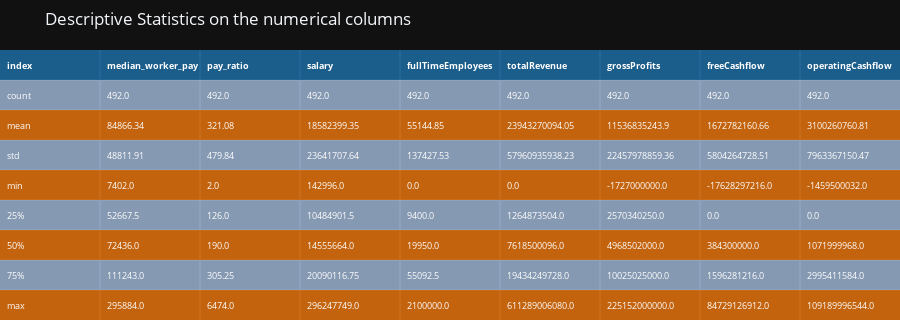

Source (notebook cell):
### Code cell
colorscale = [[0, '#1f77b4'],[.5, '#aec7e8'],[1, '#ff7f0e']]
fig = ff.create_table(round(df[num_cols].describe().reset_index(), 2), font_colors = ['white'], colorscale = colorscale)

for i in range(len(fig.layout.annotations)):
    fig.layout.annotations[i].font.size = 9
    
fig.update_layout(
    title_text = 'Descriptive Statistics on the numerical columns',
    margin = {'t':50},
    template= "plotly_dark"
)
    
fig.show()

### Figure 1 — Plotly figure (JSON) as saved in the notebook; plotly's stock layout.template omitted (floating-point values rounded to 4 significant figures)
{"data": [{"colorscale": [[0, "#1f77b4"], [0.5, "#aec7e8"], [1, "#ff7f0e"]], "hoverinfo": "none", "opacity": 0.75, "showscale": false, "type": "heatmap", "z": [[0, 0, 0, 0, 0, 0, 0, 0, 0], [0.5, 0.5, 0.5, 0.5, 0.5, 0.5, 0.5, 0.5, 0.5], [1, 1, 1, 1, 1, 1, 1, 1, 1], [0.5, 0.5, 0.5, 0.5, 0.5, 0.5, 0.5, 0.5, 0.5], [1, 1, 1, 1, 1, 1, 1, 1, 1], [0.5, 0.5, 0.5, 0.5, 0.5, 0.5, 0.5, 0.5, 0.5], [1, 1, 1, 1, 1, 1, 1, 1, 1], [0.5, 0.5, 0.5, 0.5, 0.5, 0.5, 0.5, 0.5, 0.5], [1, 1, 1, 1, 1, 1, 1, 1, 1]]}], "layout": {"annotations": [{"align": "left", "font": {"color": "white", "size": 9}, "showarrow": false, "text": "<b>index</b>", "x": -0.45, "xanchor": "left", "xref": "x", "y": 0, "yref": "y"}, {"align": "left", "font": {"color": "white", "size": 9}, "showarrow": false, "text": "<b>median_worker_pay</b>", "x": 0.55, "xanchor": "left", "xref": "x", "y": 0, "yref": "y"}, {"align": "left", "font": {"color": "white", "size": 9}, "showarrow": false, "text": "<b>pay_ratio</b>", "x": 1.55, "xanchor": "left", "xref": "x", "y": 0, "yref": "y"}, {"align": "left", "font": {"color": "white", "size": 9}, "showarrow": false, "text": "<b>salary</b>", "x": 2.55, "xanchor": "left", "xref": "x", "y": 0, "yref": "y"}, {"align": "left", "font": {"color": "white", "size": 9}, "showarrow": false, "text": "<b>fullTimeEmployees</b>", "x": 3.55, "xanchor": "left", "xref": "x", "y": 0, "yref": "y"}, {"align": "left", "font": {"color": "white", "size": 9}, "showarrow": false, "text": "<b>totalRevenue</b>", "x": 4.55, "xanchor": "left", "xref": "x", "y": 0, "yref": "y"}, {"align": "left", "font": {"color": "white", "size": 9}, "showarrow": false, "text": "<b>grossProfits</b>", "x": 5.55, "xanchor": "left", "xref": "x", "y": 0, "yref": "y"}, {"align": "left", "font": {"color": "white", "size": 9}, "showarrow": false, "text": "<b>freeCashflow</b>", "x": 6.55, "xanchor": "left", "xref": "x", "y": 0, "yref": "y"}, {"align": "left", "font": {"color": "white", "size": 9}, "showarrow": false, "text": "<b>operatingCashflow</b>", "x": 7.55, "xanchor": "left", "xref": "x", "y": 0, "yref": "y"}, {"align": "left", "font": {"color": "white", "size": 9}, "showarrow": false, "text": "count", "x": -0.45, "xanchor": "left", "xref": "x", "y": 1, "yref": "y"}, {"align": "left", "font": {"color": "white", "size": 9}, "showarrow": false, "text": "492.0", "x": 0.55, "xanchor": "left", "xref": "x", "y": 1, "yref": "y"}, {"align": "left", "font": {"color": "white", "size": 9}, "showarrow": false, "text": "492.0", "x": 1.55, "xanchor": "left", "xref": "x", "y": 1, "yref": "y"}, {"align": "left", "font": {"color": "white", "size": 9}, "showarrow": false, "text": "492.0", "x": 2.55, "xanchor": "left", "xref": "x", "y": 1, "yref": "y"}, {"align": "left", "font": {"color": "white", "size": 9}, "showarrow": false, "text": "492.0", "x": 3.55, "xanchor": "left", "xref": "x", "y": 1, "yref": "y"}, {"align": "left", "font": {"color": "white", "size": 9}, "showarrow": false, "text": "492.0", "x": 4.55, "xanchor": "left", "xref": "x", "y": 1, "yref": "y"}, {"align": "left", "font": {"color": "white", "size": 9}, "showarrow": false, "text": "492.0", "x": 5.55, "xanchor": "left", "xref": "x", "y": 1, "yref": "y"}, {"align": "left", "font": {"color": "white", "size": 9}, "showarrow": false, "text": "492.0", "x": 6.55, "xanchor": "left", "xref": "x", "y": 1, "yref": "y"}, {"align": "left", "font": {"color": "white", "size": 9}, "showarrow": false, "text": "492.0", "x": 7.55, "xanchor": "left", "xref": "x", "y": 1, "yref": "y"}, {"align": "left", "font": {"color": "white", "size": 9}, "showarrow": false, "text": "mean", "x": -0.45, "xanchor": "left", "xref": "x", "y": 2, "yref": "y"}, {"align": "left", "font": {"color": "white", "size": 9}, "showarrow": false, "text": "84866.34", "x": 0.55, "xanchor": "left", "xref": "x", "y": 2, "yref": "y"}, {"align": "left", "font": {"color": "white", "size": 9}, "showarrow": false, "text": "321.08", "x": 1.55, "xanchor": "left", "xref": "x", "y": 2, "yref": "y"}, {"align": "left", "font": {"color": "white", "size": 9}, "showarrow": false, "text": "18582399.35", "x": 2.55, "xanchor": "left", "xref": "x", "y": 2, "yref": "y"}, {"align": "left", "font": {"color": "white", "size": 9}, "showarrow": false, "text": "55144.85", "x": 3.55, "xanchor": "left", "xref": "x", "y": 2, "yref": "y"}, {"align": "left", "font": {"color": "white", "size": 9}, "showarrow": false, "text": "23943270094.05", "x": 4.55, "xanchor": "left", "xref": "x", "y": 2, "yref": "y"}, {"align": "left", "font": {"color": "white", "size": 9}, "showarrow": false, "text": "11536835243.9", "x": 5.55, "xanchor": "left", "xref": "x", "y": 2, "yref": "y"}, {"align": "left", "font": {"color": "white", "size": 9}, "showarrow": false, "text": "1672782160.66", "x": 6.55, "xanchor": "left", "xref": "x", "y": 2, "yref": "y"}, {"align": "left", "font": {"color": "white", "size": 9}, "showarrow": false, "text": "3100260760.81", "x": 7.55, "xanchor": "left", "xref": "x", "y": 2, "yref": "y"}, {"align": "left", "font": {"color": "white", "size": 9}, "showarrow": false, "text": "std", "x": -0.45, "xanchor": "left", "xref": "x", "y": 3, "yref": "y"}, {"align": "left", "font": {"color": "white", "size": 9}, "showarrow": false, "text": "48811.91", "x": 0.55, "xanchor": "left", "xref": "x", "y": 3, "yref": "y"}, {"align": "left", "font": {"color": "white", "size": 9}, "showarrow": false, "text": "479.84", "x": 1.55, "xanchor": "left", "xref": "x", "y": 3, "yref": "y"}, {"align": "left", "font": {"color": "white", "size": 9}, "showarrow": false, "text": "23641707.64", "x": 2.55, "xanchor": "left", "xref": "x", "y": 3, "yref": "y"}, {"align": "left", "font": {"color": "white", "size": 9}, "showarrow": false, "text": "137427.53", "x": 3.55, "xanchor": "left", "xref": "x", "y": 3, "yref": "y"}, {"align": "left", "font": {"color": "white", "size": 9}, "showarrow": false, "text": "57960935938.23", "x": 4.55, "xanchor": "left", "xref": "x", "y": 3, "yref": "y"}, {"align": "left", "font": {"color": "white", "size": 9}, "showarrow": false, "text": "22457978859.36", "x": 5.55, "xanchor": "left", "xref": "x", "y": 3, "yref": "y"}, {"align": "left", "font": {"color": "white", "size": 9}, "showarrow": false, "text": "5804264728.51", "x": 6.55, "xanchor": "left", "xref": "x", "y": 3, "yref": "y"}, {"align": "left", "font": {"color": "white", "size": 9}, "showarrow": false, "text": "7963367150.47", "x": 7.55, "xanchor": "left", "xref": "x", "y": 3, "yref": "y"}, {"align": "left", "font": {"color": "white", "size": 9}, "showarrow": false, "text": "min", "x": -0.45, "xanchor": "left", "xref": "x", "y": 4, "yref": "y"}, {"align": "left", "font": {"color": "white", "size": 9}, "showarrow": false, "text": "7402.0", "x": 0.55, "xanchor": "left", "xref": "x", "y": 4, "yref": "y"}, {"align": "left", "font": {"color": "white", "size": 9}, "showarrow": false, "text": "2.0", "x": 1.55, "xanchor": "left", "xref": "x", "y": 4, "yref": "y"}, {"align": "left", "font": {"color": "white", "size": 9}, "showarrow": false, "text": "142996.0", "x": 2.55, "xanchor": "left", "xref": "x", "y": 4, "yref": "y"}, {"align": "left", "font": {"color": "white", "size": 9}, "showarrow": false, "text": "0.0", "x": 3.55, "xanchor": "left", "xref": "x", "y": 4, "yref": "y"}, {"align": "left", "font": {"color": "white", "size": 9}, "showarrow": false, "text": "0.0", "x": 4.55, "xanchor": "left", "xref": "x", "y": 4, "yref": "y"}, {"align": "left", "font": {"color": "white", "size": 9}, "showarrow": false, "text": "-1727000000.0", "x": 5.55, "xanchor": "left", "xref": "x", "y": 4, "yref": "y"}, {"align": "left", "font": {"color": "white", "size": 9}, "showarrow": false, "text": "-17628297216.0", "x": 6.55, "xanchor": "left", "xref": "x", "y": 4, "yref": "y"}, {"align": "left", "font": {"color": "white", "size": 9}, "showarrow": false, "text": "-1459500032.0", "x": 7.55, "xanchor": "left", "xref": "x", "y": 4, "yref": "y"}, {"align": "left", "font": {"color": "white", "size": 9}, "showarrow": false, "text": "25%", "x": -0.45, "xanchor": "left", "xref": "x", "y": 5, "yref": "y"}, {"align": "left", "font": {"color": "white", "size": 9}, "showarrow": false, "text": "52667.5", "x": 0.55, "xanchor": "left", "xref": "x", "y": 5, "yref": "y"}, {"align": "left", "font": {"color": "white", "size": 9}, "showarrow": false, "text": "126.0", "x": 1.55, "xanchor": "left", "xref": "x", "y": 5, "yref": "y"}, {"align": "left", "font": {"color": "white", "size": 9}, "showarrow": false, "text": "10484901.5", "x": 2.55, "xanchor": "left", "xref": "x", "y": 5, "yref": "y"}, {"align": "left", "font": {"color": "white", "size": 9}, "showarrow": false, "text": "9400.0", "x": 3.55, "xanchor": "left", "xref": "x", "y": 5, "yref": "y"}, {"align": "left", "font": {"color": "white", "size": 9}, "showarrow": false, "text": "1264873504.0", "x": 4.55, "xanchor": "left", "xref": "x", "y": 5, "yref": "y"}, {"align": "left", "font": {"color": "white", "size": 9}, "showarrow": false, "text": "2570340250.0", "x": 5.55, "xanchor": "left", "xref": "x", "y": 5, "yref": "y"}, {"align": "left", "font": {"color": "white", "size": 9}, "showarrow": false, "text": "0.0", "x": 6.55, "xanchor": "left", "xref": "x", "y": 5, "yref": "y"}, {"align": "left", "font": {"color": "white", "size": 9}, "showarrow": false, "text": "0.0", "x": 7.55, "xanchor": "left", "xref": "x", "y": 5, "yref": "y"}, {"align": "left", "font": {"color": "white", "size": 9}, "showarrow": false, "text": "50%", "x": -0.45, "xanchor": "left", "xref": "x", "y": 6, "yref": "y"}, {"align": "left", "font": {"color": "white", "size": 9}, "showarrow": false, "text": "72436.0", "x": 0.55, "xanchor": "left", "xref": "x", "y": 6, "yref": "y"}, {"align": "left", "font": {"color": "white", "size": 9}, "showarrow": false, "text": "190.0", "x": 1.55, "xanchor": "left", "xref": "x", "y": 6, "yref": "y"}, {"align": "left", "font": {"color": "white", "size": 9}, "showarrow": false, "text": "14555664.0", "x": 2.55, "xanchor": "left", "xref": "x", "y": 6, "yref": "y"}, {"align": "left", "font": {"color": "white", "size": 9}, "showarrow": false, "text": "19950.0", "x": 3.55, "xanchor": "left", "xref": "x", "y": 6, "yref": "y"}, {"align": "left", "font": {"color": "white", "size": 9}, "showarrow": false, "text": "7618500096.0", "x": 4.55, "xanchor": "left", "xref": "x", "y": 6, "yref": "y"}, {"align": "left", "font": {"color": "white", "size": 9}, "showarrow": false, "text": "4968502000.0", "x": 5.55, "xanchor": "left", "xref": "x", "y": 6, "yref": "y"}, {"align": "left", "font": {"color": "white", "size": 9}, "showarrow": false, "text": "384300000.0", "x": 6.55, "xanchor": "left", "xref": "x", "y": 6, "yref": "y"}, {"align": "left", "font": {"color": "white", "size": 9}, "showarrow": false, "text": "1071999968.0", "x": 7.55, "xanchor": "left", "xref": "x", "y": 6, "yref": "y"}, {"align": "left", "font": {"color": "white", "size": 9}, "showarrow": false, "text": "75%", "x": -0.45, "xanchor": "left", "xref": "x", "y": 7, "yref": "y"}, {"align": "left", "font": {"color": "white", "size": 9}, "showarrow": false, "text": "111243.0", "x": 0.55, "xanchor": "left", "xref": "x", "y": 7, "yref": "y"}, {"align": "left", "font": {"color": "white", "size": 9}, "showarrow": false, "text": "305.25", "x": 1.55, "xanchor": "left", "xref": "x", "y": 7, "yref": "y"}, {"align": "left", "font": {"color": "white", "size": 9}, "showarrow": false, "text": "20090116.75", "x": 2.55, "xanchor": "left", "xref": "x", "y": 7, "yref": "y"}, {"align": "left", "font": {"color": "white", "size": 9}, "showarrow": false, "text": "55092.5", "x": 3.55, "xanchor": "left", "xref": "x", "y": 7, "yref": "y"}, {"align": "left", "font": {"color": "white", "size": 9}, "showarrow": false, "text": "19434249728.0", "x": 4.55, "xanchor": "left", "xref": "x", "y": 7, "yref": "y"}, {"align": "left", "font": {"color": "white", "size": 9}, "showarrow": false, "text": "10025025000.0", "x": 5.55, "xanchor": "left", "xref": "x", "y": 7, "yref": "y"}, {"align": "left", "font": {"color": "white", "size": 9}, "showarrow": false, "text": "1596281216.0", "x": 6.55, "xanchor": "left", "xref": "x", "y": 7, "yref": "y"}, {"align": "left", "font": {"color": "white", "size": 9}, "showarrow": false, "text": "2995411584.0", "x": 7.55, "xanchor": "left", "xref": "x", "y": 7, "yref": "y"}, {"align": "left", "font": {"color": "white", "size": 9}, "showarrow": false, "text": "max", "x": -0.45, "xanchor": "left", "xref": "x", "y": 8, "yref": "y"}, {"align": "left", "font": {"color": "white", "size": 9}, "showarrow": false, "text": "295884.0", "x": 0.55, "xanchor": "left", "xref": "x", "y": 8, "yref": "y"}, {"align": "left", "font": {"color": "white", "size": 9}, "showarrow": false, "text": "6474.0", "x": 1.55, "xanchor": "left", "xref": "x", "y": 8, "yref": "y"}, {"align": "left", "font": {"color": "white", "size": 9}, "showarrow": false, "text": "296247749.0", "x": 2.55, "xanchor": "left", "xref": "x", "y": 8, "yref": "y"}, {"align": "left", "font": {"color": "white", "size": 9}, "showarrow": false, "text": "2100000.0", "x": 3.55, "xanchor": "left", "xref": "x", "y": 8, "yref": "y"}, {"align": "left", "font": {"color": "white", "size": 9}, "showarrow": false, "text": "611289006080.0", "x": 4.55, "xanchor": "left", "xref": "x", "y": 8, "yref": "y"}, {"align": "left", "font": {"color": "white", "size": 9}, "showarrow": false, "text": "225152000000.0", "x": 5.55, "xanchor": "left", "xref": "x", "y": 8, "yref": "y"}, {"align": "left", "font": {"color": "white", "size": 9}, "showarrow": false, "text": "84729126912.0", "x": 6.55, "xanchor": "left", "xref": "x", "y": 8, "yref": "y"}, {"align": "left", "font": {"color": "white", "size": 9}, "showarrow": false, "text": "109189996544.0", "x": 7.55, "xanchor": "left", "xref": "x", "y": 8, "yref": "y"}], "height": 320, "margin": {"b": 0, "l": 0, "r": 0, "t": 50}, "title": {"text": "Descriptive Statistics on the numerical columns"}, "xaxis": {"dtick": 1, "gridwidth": 2, "showticklabels": false, "tick0": -0.5, "ticks": "", "zeroline": false}, "yaxis": {"autorange": "reversed", "dtick": 1, "gridwidth": 2, "showticklabels": false, "tick0": 0.5, "ticks": "", "zeroline": false}}}
